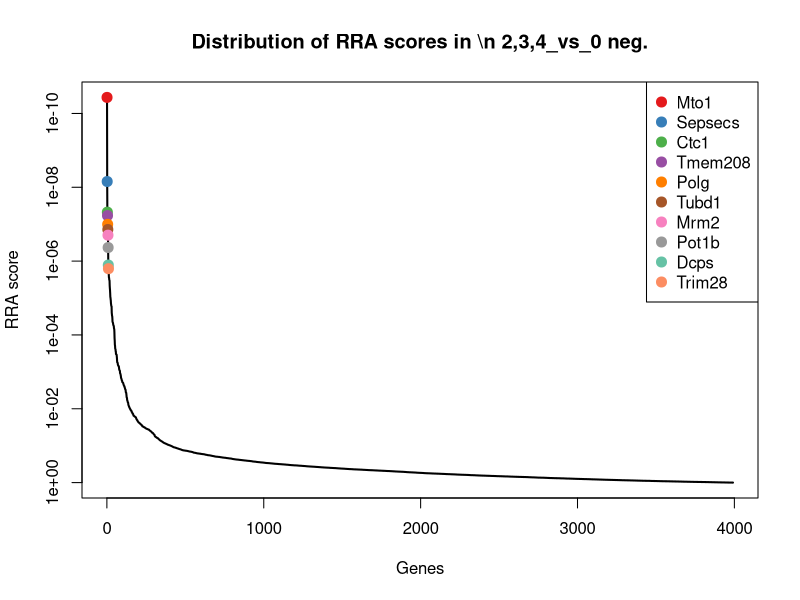
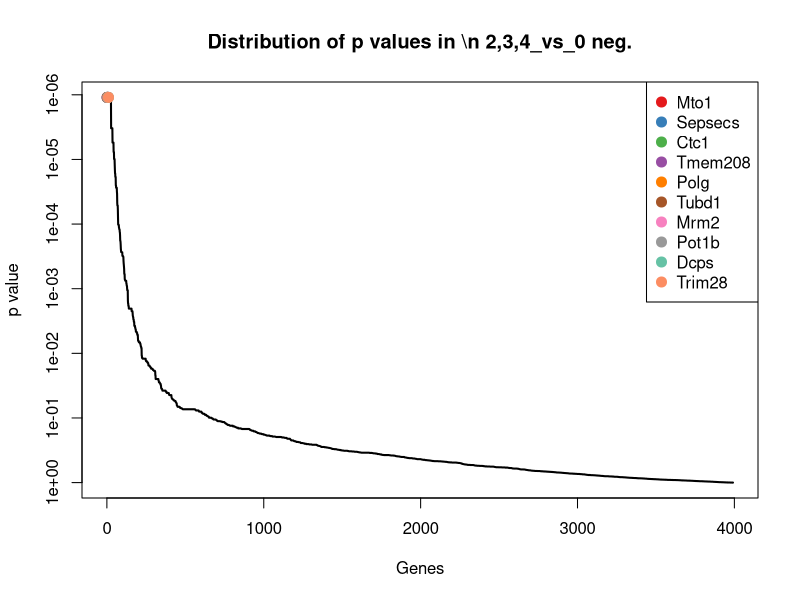
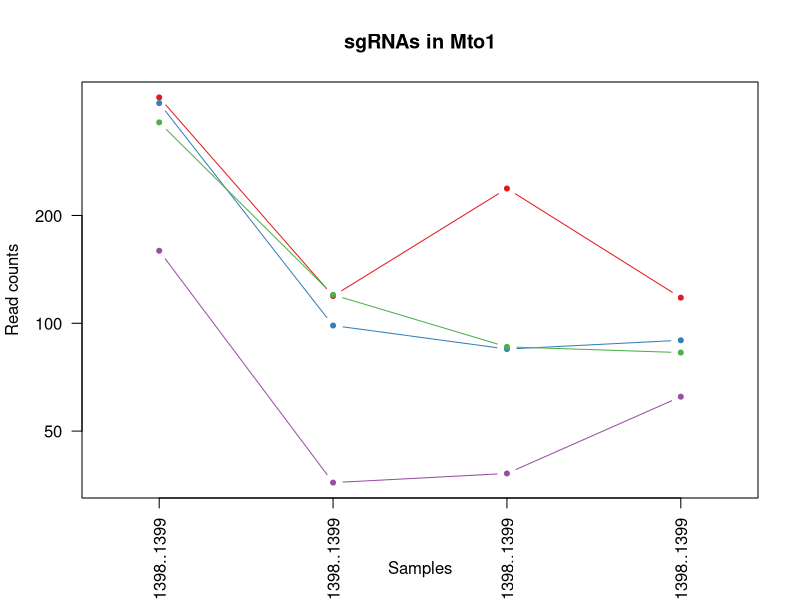
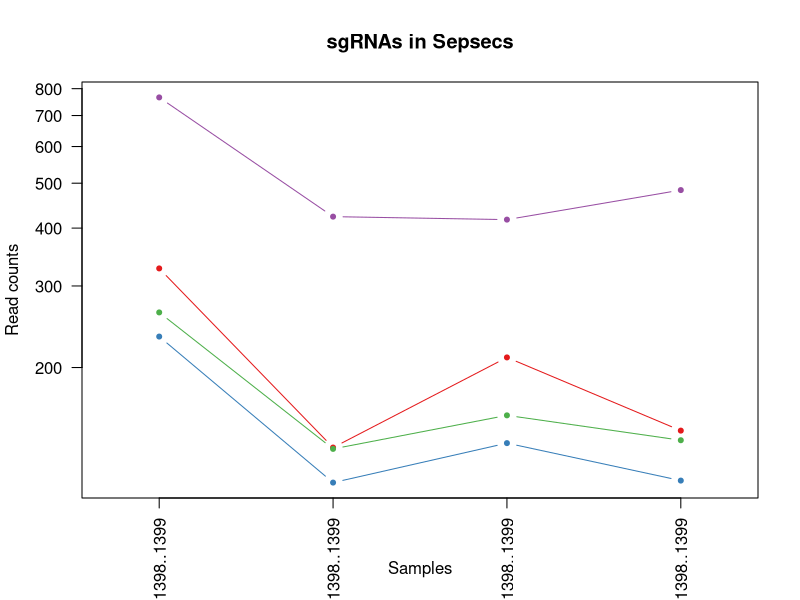
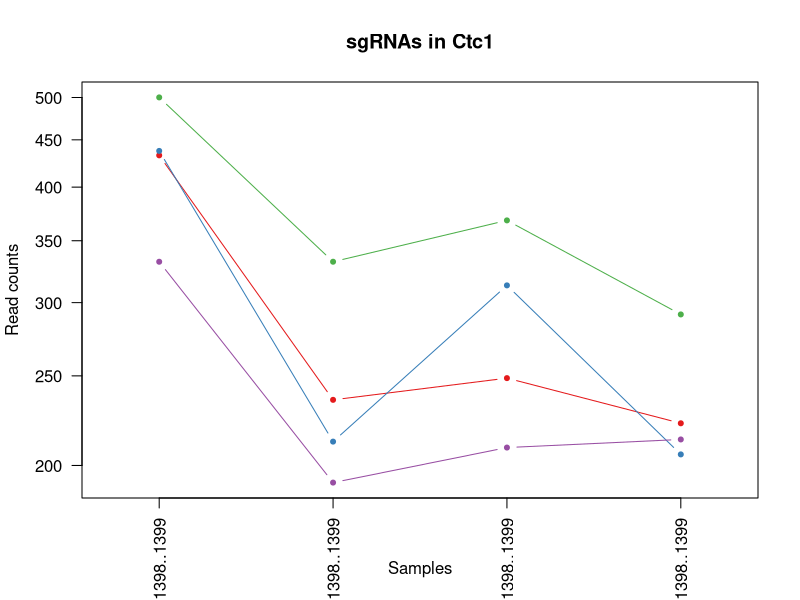
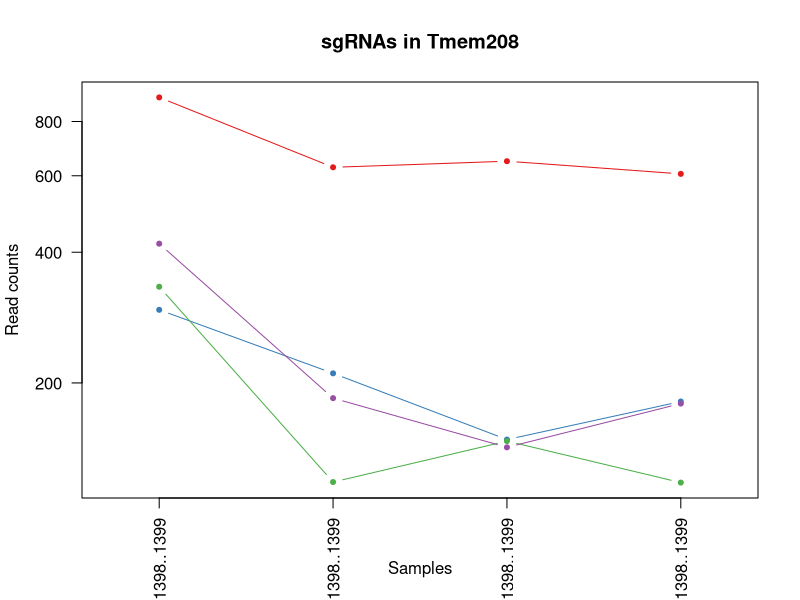
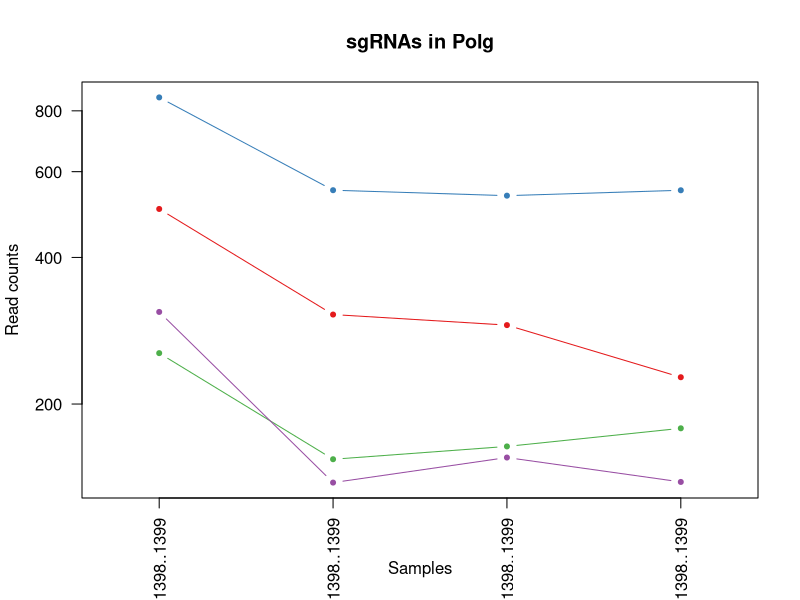
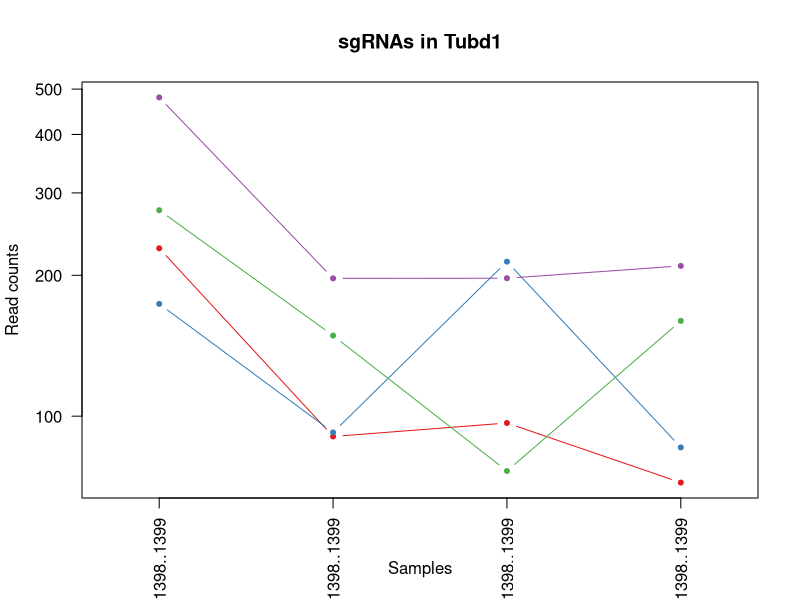

Write R code to recreate these figures, in order. (Note: this script raises an error after producing the figures.)
pdf(file='invitro.poolC_hEGFRv3.CAR_ET.1.10_v_input.pdf',width=4.5,height=4.5);
gstable=read.table('invitro.poolC_hEGFRv3.CAR_ET.1.10_v_input.gene_summary.txt',header=T)
# 
#
# parameters
# Do not modify the variables beginning with "__"

# gstablename='__GENE_SUMMARY_FILE__'
startindex=3
# outputfile='__OUTPUT_FILE__'
targetgenelist=c("Mto1","Sepsecs","Ctc1","Tmem208","Polg","Tubd1","Mrm2","Pot1b","Dcps","Trim28")
# samplelabel=sub('.\\w+.\\w+$','',colnames(gstable)[startindex]);
samplelabel='2,3,4_vs_0 neg.'


# You need to write some codes in front of this code:
# gstable=read.table(gstablename,header=T)
# pdf(file=outputfile,width=6,height=6)


# set up color using RColorBrewer
#library(RColorBrewer)
#colors <- brewer.pal(length(targetgenelist), "Set1")

colors=c( "#E41A1C", "#377EB8", "#4DAF4A", "#984EA3", "#FF7F00",  "#A65628", "#F781BF",
          "#999999", "#66C2A5", "#FC8D62", "#8DA0CB", "#E78AC3", "#A6D854", "#FFD92F", "#E5C494", "#B3B3B3", 
          "#8DD3C7", "#FFFFB3", "#BEBADA", "#FB8072", "#80B1D3", "#FDB462", "#B3DE69", "#FCCDE5",
          "#D9D9D9", "#BC80BD", "#CCEBC5", "#FFED6F")

######
# function definition

plotrankedvalues<-function(val, tglist, ...){
  
  plot(val,log='y',ylim=c(max(val),min(val)),type='l',lwd=2, ...)
  if(length(tglist)>0){
    for(i in 1:length(tglist)){
      targetgene=tglist[i];
      tx=which(names(val)==targetgene);ty=val[targetgene];
      points(tx,ty,col=colors[(i %% length(colors)) ],cex=2,pch=20)
      # text(tx+50,ty,targetgene,col=colors[i])
    }
    legend('topright',tglist,pch=20,pt.cex = 2,cex=1,col=colors)
  }
}



plotrandvalues<-function(val,targetgenelist, ...){
  # choose the one with the best distance distribution
  
  mindiffvalue=0;
  randval=val;
  for(i in 1:20){
    randval0=sample(val)
    vindex=sort(which(names(randval0) %in% targetgenelist))
    if(max(vindex)>0.9*length(val)){
      # print('pass...')
      next;
    }
    mindiffind=min(diff(vindex));
    if (mindiffind > mindiffvalue){
      mindiffvalue=mindiffind;
      randval=randval0;
      # print(paste('Diff: ',mindiffvalue))
    }
  }
  plot(randval,log='y',ylim=c(max(randval),min(randval)),pch=20,col='grey', ...)
  
  if(length(targetgenelist)>0){
    for(i in 1:length(targetgenelist)){
      targetgene=targetgenelist[i];
      tx=which(names(randval)==targetgene);ty=randval[targetgene];
      points(tx,ty,col=colors[(i %% length(colors)) ],cex=2,pch=20)
      text(tx+50,ty,targetgene,col=colors[i])
    }
  }
  
}




# set.seed(1235)



pvec=gstable[,startindex]
names(pvec)=gstable[,'id']
pvec=sort(pvec);

plotrankedvalues(pvec,targetgenelist,xlab='Genes',ylab='RRA score',main=paste('Distribution of RRA scores in \\n',samplelabel))

# plotrandvalues(pvec,targetgenelist,xlab='Genes',ylab='RRA score',main=paste('Distribution of RRA scores in \\n',samplelabel))


pvec=gstable[,startindex+1]
names(pvec)=gstable[,'id']
pvec=sort(pvec);

plotrankedvalues(pvec,targetgenelist,xlab='Genes',ylab='p value',main=paste('Distribution of p values in \\n',samplelabel))

# plotrandvalues(pvec,targetgenelist,xlab='Genes',ylab='p value',main=paste('Distribution of p values in \\n',samplelabel))



# you need to write after this code:
# dev.off()






# parameters
# Do not modify the variables beginning with "__"
targetmat=list(c(426.1814714395743,118.14685428164505,236.824235280007,116.90574589236789),c(410.82358057688697,97.56065997499478,83.72573974545702,88.65352396837898),c(362.83017163098896,119.04190620802115,84.9218217418207,81.83402212465752),c(158.37824952146343,34.907025128667854,37.07854188727382,61.37551659349314))
targetgene="Mto1"
collabel=c("In.vitro.input_Pool.C..17.24._1392..1393..1394..1395..1396..1397..1398..1399","In.vitro_Pool.C..17.24._hEGFRv3.CAR_ET.1.10_rep1_1392..1393..1394..1395..1396..1397..1398..1399","In.vitro_Pool.C..17.24._hEGFRv3.CAR_ET.1.10_rep2_1392..1393..1394..1395..1396..1397..1398..1399","In.vitro_Pool.C..17.24._hEGFRv3.CAR_ET.1.10_rep3_1392..1393..1394..1395..1396..1397..1398..1399")

# set up color using RColorBrewer
#library(RColorBrewer)
#colors <- brewer.pal(length(targetgenelist), "Set1")

colors=c( "#E41A1C", "#377EB8", "#4DAF4A", "#984EA3", "#FF7F00",  "#A65628", "#F781BF",
          "#999999", "#66C2A5", "#FC8D62", "#8DA0CB", "#E78AC3", "#A6D854", "#FFD92F", "#E5C494", "#B3B3B3", 
          "#8DD3C7", "#FFFFB3", "#BEBADA", "#FB8072", "#80B1D3", "#FDB462", "#B3DE69", "#FCCDE5",
          "#D9D9D9", "#BC80BD", "#CCEBC5", "#FFED6F")


## code

targetmatvec=unlist(targetmat)+1
yrange=range(targetmatvec[targetmatvec>0]);
# yrange[1]=1; # set the minimum value to 1
for(i in 1:length(targetmat)){
  vali=targetmat[[i]]+1;
  if(i==1){
    plot(1:length(vali),vali,type='b',las=1,pch=20,main=paste('sgRNAs in',targetgene),ylab='Read counts',xlab='Samples',xlim=c(0.7,length(vali)+0.3),ylim = yrange,col=colors[(i %% length(colors))],xaxt='n',log='y')
    axis(1,at=1:length(vali),labels=(collabel),las=2)
    # lines(0:100,rep(1,101),col='black');
  }else{
    lines(1:length(vali),vali,type='b',pch=20,col=colors[(i %% length(colors))])
  }
}




# parameters
# Do not modify the variables beginning with "__"
targetmat=list(c(326.35518083210644,133.36273703003874,209.31434936364255,145.1579678163568),c(232.28809929814636,111.88149079701236,136.35334758545858,113.00888769595562),c(262.0440128446031,132.46768510366263,156.686741523641,138.33846597263533),c(765.0149385976142,422.46450924951864,416.2365347345578,482.2362018060175))
targetgene="Sepsecs"
collabel=c("In.vitro.input_Pool.C..17.24._1392..1393..1394..1395..1396..1397..1398..1399","In.vitro_Pool.C..17.24._hEGFRv3.CAR_ET.1.10_rep1_1392..1393..1394..1395..1396..1397..1398..1399","In.vitro_Pool.C..17.24._hEGFRv3.CAR_ET.1.10_rep2_1392..1393..1394..1395..1396..1397..1398..1399","In.vitro_Pool.C..17.24._hEGFRv3.CAR_ET.1.10_rep3_1392..1393..1394..1395..1396..1397..1398..1399")

# set up color using RColorBrewer
#library(RColorBrewer)
#colors <- brewer.pal(length(targetgenelist), "Set1")

colors=c( "#E41A1C", "#377EB8", "#4DAF4A", "#984EA3", "#FF7F00",  "#A65628", "#F781BF",
          "#999999", "#66C2A5", "#FC8D62", "#8DA0CB", "#E78AC3", "#A6D854", "#FFD92F", "#E5C494", "#B3B3B3", 
          "#8DD3C7", "#FFFFB3", "#BEBADA", "#FB8072", "#80B1D3", "#FDB462", "#B3DE69", "#FCCDE5",
          "#D9D9D9", "#BC80BD", "#CCEBC5", "#FFED6F")


## code

targetmatvec=unlist(targetmat)+1
yrange=range(targetmatvec[targetmatvec>0]);
# yrange[1]=1; # set the minimum value to 1
for(i in 1:length(targetmat)){
  vali=targetmat[[i]]+1;
  if(i==1){
    plot(1:length(vali),vali,type='b',las=1,pch=20,main=paste('sgRNAs in',targetgene),ylab='Read counts',xlab='Samples',xlim=c(0.7,length(vali)+0.3),ylim = yrange,col=colors[(i %% length(colors))],xaxt='n',log='y')
    axis(1,at=1:length(vali),labels=(collabel),las=2)
    # lines(0:100,rep(1,101),col='black');
  }else{
    lines(1:length(vali),vali,type='b',pch=20,col=colors[(i %% length(colors))])
  }
}




# parameters
# Do not modify the variables beginning with "__"
targetmat=list(c(431.9406805130821,234.5036047105379,247.58897324728005,221.1467026463959),c(436.74002140767186,211.23225462475932,312.1774010509183,204.5850553116438),c(499.13145303733927,331.1692127591566,367.1971728836472,290.3159356327136),c(331.15452172669626,190.64606031810905,208.1182673672789,212.37877170446833))
targetgene="Ctc1"
collabel=c("In.vitro.input_Pool.C..17.24._1392..1393..1394..1395..1396..1397..1398..1399","In.vitro_Pool.C..17.24._hEGFRv3.CAR_ET.1.10_rep1_1392..1393..1394..1395..1396..1397..1398..1399","In.vitro_Pool.C..17.24._hEGFRv3.CAR_ET.1.10_rep2_1392..1393..1394..1395..1396..1397..1398..1399","In.vitro_Pool.C..17.24._hEGFRv3.CAR_ET.1.10_rep3_1392..1393..1394..1395..1396..1397..1398..1399")

# set up color using RColorBrewer
#library(RColorBrewer)
#colors <- brewer.pal(length(targetgenelist), "Set1")

colors=c( "#E41A1C", "#377EB8", "#4DAF4A", "#984EA3", "#FF7F00",  "#A65628", "#F781BF",
          "#999999", "#66C2A5", "#FC8D62", "#8DA0CB", "#E78AC3", "#A6D854", "#FFD92F", "#E5C494", "#B3B3B3", 
          "#8DD3C7", "#FFFFB3", "#BEBADA", "#FB8072", "#80B1D3", "#FDB462", "#B3DE69", "#FCCDE5",
          "#D9D9D9", "#BC80BD", "#CCEBC5", "#FFED6F")


## code

targetmatvec=unlist(targetmat)+1
yrange=range(targetmatvec[targetmatvec>0]);
# yrange[1]=1; # set the minimum value to 1
for(i in 1:length(targetmat)){
  vali=targetmat[[i]]+1;
  if(i==1){
    plot(1:length(vali),vali,type='b',las=1,pch=20,main=paste('sgRNAs in',targetgene),ylab='Read counts',xlab='Samples',xlim=c(0.7,length(vali)+0.3),ylim = yrange,col=colors[(i %% length(colors))],xaxt='n',log='y')
    axis(1,at=1:length(vali),labels=(collabel),las=2)
    # lines(0:100,rep(1,101),col='black');
  }else{
    lines(1:length(vali),vali,type='b',pch=20,col=colors[(i %% length(colors))])
  }
}




# parameters
# Do not modify the variables beginning with "__"
targetmat=list(c(908.0352972563903,626.5363484632692,647.0803600327464,604.9872349930038),c(293.7196627488958,209.44215077200712,147.11808555273163,180.22969158406715),c(332.11438990561425,117.25180235526895,145.92200355636794,116.90574589236789),c(417.54265782931265,183.48564490710027,141.13767557091327,178.28126248586102))
targetgene="Tmem208"
collabel=c("In.vitro.input_Pool.C..17.24._1392..1393..1394..1395..1396..1397..1398..1399","In.vitro_Pool.C..17.24._hEGFRv3.CAR_ET.1.10_rep1_1392..1393..1394..1395..1396..1397..1398..1399","In.vitro_Pool.C..17.24._hEGFRv3.CAR_ET.1.10_rep2_1392..1393..1394..1395..1396..1397..1398..1399","In.vitro_Pool.C..17.24._hEGFRv3.CAR_ET.1.10_rep3_1392..1393..1394..1395..1396..1397..1398..1399")

# set up color using RColorBrewer
#library(RColorBrewer)
#colors <- brewer.pal(length(targetgenelist), "Set1")

colors=c( "#E41A1C", "#377EB8", "#4DAF4A", "#984EA3", "#FF7F00",  "#A65628", "#F781BF",
          "#999999", "#66C2A5", "#FC8D62", "#8DA0CB", "#E78AC3", "#A6D854", "#FFD92F", "#E5C494", "#B3B3B3", 
          "#8DD3C7", "#FFFFB3", "#BEBADA", "#FB8072", "#80B1D3", "#FDB462", "#B3DE69", "#FCCDE5",
          "#D9D9D9", "#BC80BD", "#CCEBC5", "#FFED6F")


## code

targetmatvec=unlist(targetmat)+1
yrange=range(targetmatvec[targetmatvec>0]);
# yrange[1]=1; # set the minimum value to 1
for(i in 1:length(targetmat)){
  vali=targetmat[[i]]+1;
  if(i==1){
    plot(1:length(vali),vali,type='b',las=1,pch=20,main=paste('sgRNAs in',targetgene),ylab='Read counts',xlab='Samples',xlim=c(0.7,length(vali)+0.3),ylim = yrange,col=colors[(i %% length(colors))],xaxt='n',log='y')
    axis(1,at=1:length(vali),labels=(collabel),las=2)
    # lines(0:100,rep(1,101),col='black');
  }else{
    lines(1:length(vali),vali,type='b',pch=20,col=colors[(i %% length(colors))])
  }
}




# parameters
# Do not modify the variables beginning with "__"
targetmat=list(c(502.0110575740932,304.31765496787364,289.45184312000856,226.01777539191124),c(851.4030747002307,548.6668308685486,534.6486523745613,548.482791145026),c(253.4051992343415,153.0538794103129,162.66715150545934,177.30704793675795),c(308.1176854326652,136.94294473554314,154.29457753091364,137.36425142353227))
targetgene="Polg"
collabel=c("In.vitro.input_Pool.C..17.24._1392..1393..1394..1395..1396..1397..1398..1399","In.vitro_Pool.C..17.24._hEGFRv3.CAR_ET.1.10_rep1_1392..1393..1394..1395..1396..1397..1398..1399","In.vitro_Pool.C..17.24._hEGFRv3.CAR_ET.1.10_rep2_1392..1393..1394..1395..1396..1397..1398..1399","In.vitro_Pool.C..17.24._hEGFRv3.CAR_ET.1.10_rep3_1392..1393..1394..1395..1396..1397..1398..1399")

# set up color using RColorBrewer
#library(RColorBrewer)
#colors <- brewer.pal(length(targetgenelist), "Set1")

colors=c( "#E41A1C", "#377EB8", "#4DAF4A", "#984EA3", "#FF7F00",  "#A65628", "#F781BF",
          "#999999", "#66C2A5", "#FC8D62", "#8DA0CB", "#E78AC3", "#A6D854", "#FFD92F", "#E5C494", "#B3B3B3", 
          "#8DD3C7", "#FFFFB3", "#BEBADA", "#FB8072", "#80B1D3", "#FDB462", "#B3DE69", "#FCCDE5",
          "#D9D9D9", "#BC80BD", "#CCEBC5", "#FFED6F")


## code

targetmatvec=unlist(targetmat)+1
yrange=range(targetmatvec[targetmatvec>0]);
# yrange[1]=1; # set the minimum value to 1
for(i in 1:length(targetmat)){
  vali=targetmat[[i]]+1;
  if(i==1){
    plot(1:length(vali),vali,type='b',las=1,pch=20,main=paste('sgRNAs in',targetgene),ylab='Read counts',xlab='Samples',xlim=c(0.7,length(vali)+0.3),ylim = yrange,col=colors[(i %% length(colors))],xaxt='n',log='y')
    axis(1,at=1:length(vali),labels=(collabel),las=2)
    # lines(0:100,rep(1,101),col='black');
  }else{
    lines(1:length(vali),vali,type='b',pch=20,col=colors[(i %% length(colors))])
  }
}




# parameters
# Do not modify the variables beginning with "__"
targetmat=list(c(227.48875840355657,89.50519263760988,95.68655970909374,71.1176620845238),c(172.77627220523283,91.29529649036209,212.90259535273356,84.75666577196672),c(274.5222991705366,147.6835678520563,75.35316577091132,158.7969715037997),c(478.9742212800621,196.01637187636564,196.15744740364215,208.48191350805607))
targetgene="Tubd1"
collabel=c("In.vitro.input_Pool.C..17.24._1392..1393..1394..1395..1396..1397..1398..1399","In.vitro_Pool.C..17.24._hEGFRv3.CAR_ET.1.10_rep1_1392..1393..1394..1395..1396..1397..1398..1399","In.vitro_Pool.C..17.24._hEGFRv3.CAR_ET.1.10_rep2_1392..1393..1394..1395..1396..1397..1398..1399","In.vitro_Pool.C..17.24._hEGFRv3.CAR_ET.1.10_rep3_1392..1393..1394..1395..1396..1397..1398..1399")

# set up color using RColorBrewer
#library(RColorBrewer)
#colors <- brewer.pal(length(targetgenelist), "Set1")

colors=c( "#E41A1C", "#377EB8", "#4DAF4A", "#984EA3", "#FF7F00",  "#A65628", "#F781BF",
          "#999999", "#66C2A5", "#FC8D62", "#8DA0CB", "#E78AC3", "#A6D854", "#FFD92F", "#E5C494", "#B3B3B3", 
          "#8DD3C7", "#FFFFB3", "#BEBADA", "#FB8072", "#80B1D3", "#FDB462", "#B3DE69", "#FCCDE5",
          "#D9D9D9", "#BC80BD", "#CCEBC5", "#FFED6F")


## code

targetmatvec=unlist(targetmat)+1
yrange=range(targetmatvec[targetmatvec>0]);
# yrange[1]=1; # set the minimum value to 1
for(i in 1:length(targetmat)){
  vali=targetmat[[i]]+1;
  if(i==1){
    plot(1:length(vali),vali,type='b',las=1,pch=20,main=paste('sgRNAs in',targetgene),ylab='Read counts',xlab='Samples',xlim=c(0.7,length(vali)+0.3),ylim = yrange,col=colors[(i %% length(colors))],xaxt='n',log='y')
    axis(1,at=1:length(vali),labels=(collabel),las=2)
    # lines(0:100,rep(1,101),col='black');
  }else{
    lines(1:length(vali),vali,type='b',pch=20,col=colors[(i %% length(colors))])
  }
}




# parameters
# Do not modify the variables beginning with "__"
targetmat=list(c(205.41179028844348,154.8439832630651,135.15726558909492,147.10639691456294),c(335.9538626212861,166.4796583059544,185.39270943636913,166.59068789662425),c(761.1754658819424,407.248626501125,374.37366486182924,377.9952450519895),c(539.4459165518936,179.01038527521976,202.13785738546053,166.59068789662425))
targetgene="Mrm2"
collabel=c("In.vitro.input_Pool.C..17.24._1392..1393..1394..1395..1396..1397..1398..1399","In.vitro_Pool.C..17.24._hEGFRv3.CAR_ET.1.10_rep1_1392..1393..1394..1395..1396..1397..1398..1399","In.vitro_Pool.C..17.24._hEGFRv3.CAR_ET.1.10_rep2_1392..1393..1394..1395..1396..1397..1398..1399","In.vitro_Pool.C..17.24._hEGFRv3.CAR_ET.1.10_rep3_1392..1393..1394..1395..1396..1397..1398..1399")

# set up color using RColorBrewer
#library(RColorBrewer)
#colors <- brewer.pal(length(targetgenelist), "Set1")

colors=c( "#E41A1C", "#377EB8", "#4DAF4A", "#984EA3", "#FF7F00",  "#A65628", "#F781BF",
          "#999999", "#66C2A5", "#FC8D62", "#8DA0CB", "#E78AC3", "#A6D854", "#FFD92F", "#E5C494", "#B3B3B3", 
          "#8DD3C7", "#FFFFB3", "#BEBADA", "#FB8072", "#80B1D3", "#FDB462", "#B3DE69", "#FCCDE5",
          "#D9D9D9", "#BC80BD", "#CCEBC5", "#FFED6F")


## code

targetmatvec=unlist(targetmat)+1
yrange=range(targetmatvec[targetmatvec>0]);
# yrange[1]=1; # set the minimum value to 1
for(i in 1:length(targetmat)){
  vali=targetmat[[i]]+1;
  if(i==1){
    plot(1:length(vali),vali,type='b',las=1,pch=20,main=paste('sgRNAs in',targetgene),ylab='Read counts',xlab='Samples',xlim=c(0.7,length(vali)+0.3),ylim = yrange,col=colors[(i %% length(colors))],xaxt='n',log='y')
    axis(1,at=1:length(vali),labels=(collabel),las=2)
    # lines(0:100,rep(1,101),col='black');
  }else{
    lines(1:length(vali),vali,type='b',pch=20,col=colors[(i %% length(colors))])
  }
}




# parameters
# Do not modify the variables beginning with "__"
targetmat=list(c(785.1721703548914,548.6668308685486,541.8251443527433,522.1789983192432),c(404.10450332446123,217.49761810939202,258.3537112145531,193.86869527151006),c(474.1748803854723,189.75100839173297,242.80464526182536,185.1007643295825),c(553.843939235663,681.1345159722113,598.0409981818359,624.4715259750651))
targetgene="Pot1b"
collabel=c("In.vitro.input_Pool.C..17.24._1392..1393..1394..1395..1396..1397..1398..1399","In.vitro_Pool.C..17.24._hEGFRv3.CAR_ET.1.10_rep1_1392..1393..1394..1395..1396..1397..1398..1399","In.vitro_Pool.C..17.24._hEGFRv3.CAR_ET.1.10_rep2_1392..1393..1394..1395..1396..1397..1398..1399","In.vitro_Pool.C..17.24._hEGFRv3.CAR_ET.1.10_rep3_1392..1393..1394..1395..1396..1397..1398..1399")

# set up color using RColorBrewer
#library(RColorBrewer)
#colors <- brewer.pal(length(targetgenelist), "Set1")

colors=c( "#E41A1C", "#377EB8", "#4DAF4A", "#984EA3", "#FF7F00",  "#A65628", "#F781BF",
          "#999999", "#66C2A5", "#FC8D62", "#8DA0CB", "#E78AC3", "#A6D854", "#FFD92F", "#E5C494", "#B3B3B3", 
          "#8DD3C7", "#FFFFB3", "#BEBADA", "#FB8072", "#80B1D3", "#FDB462", "#B3DE69", "#FCCDE5",
          "#D9D9D9", "#BC80BD", "#CCEBC5", "#FFED6F")


## code

targetmatvec=unlist(targetmat)+1
yrange=range(targetmatvec[targetmatvec>0]);
# yrange[1]=1; # set the minimum value to 1
for(i in 1:length(targetmat)){
  vali=targetmat[[i]]+1;
  if(i==1){
    plot(1:length(vali),vali,type='b',las=1,pch=20,main=paste('sgRNAs in',targetgene),ylab='Read counts',xlab='Samples',xlim=c(0.7,length(vali)+0.3),ylim = yrange,col=colors[(i %% length(colors))],xaxt='n',log='y')
    axis(1,at=1:length(vali),labels=(collabel),las=2)
    # lines(0:100,rep(1,101),col='black');
  }else{
    lines(1:length(vali),vali,type='b',pch=20,col=colors[(i %% length(colors))])
  }
}




# parameters
# Do not modify the variables beginning with "__"
targetmat=list(c(137.2611495852683,74.28930988921621,39.47070588000117,84.75666577196672),c(310.0374217905011,176.32522949609148,122.00036362909452,180.22969158406715),c(361.87030345207097,234.5036047105379,229.64774330182496,226.01777539191124),c(202.53218575168958,102.03591960687527,110.0395436654578,66.24658933900847))
targetgene="Dcps"
collabel=c("In.vitro.input_Pool.C..17.24._1392..1393..1394..1395..1396..1397..1398..1399","In.vitro_Pool.C..17.24._hEGFRv3.CAR_ET.1.10_rep1_1392..1393..1394..1395..1396..1397..1398..1399","In.vitro_Pool.C..17.24._hEGFRv3.CAR_ET.1.10_rep2_1392..1393..1394..1395..1396..1397..1398..1399","In.vitro_Pool.C..17.24._hEGFRv3.CAR_ET.1.10_rep3_1392..1393..1394..1395..1396..1397..1398..1399")

# set up color using RColorBrewer
#library(RColorBrewer)
#colors <- brewer.pal(length(targetgenelist), "Set1")

colors=c( "#E41A1C", "#377EB8", "#4DAF4A", "#984EA3", "#FF7F00",  "#A65628", "#F781BF",
          "#999999", "#66C2A5", "#FC8D62", "#8DA0CB", "#E78AC3", "#A6D854", "#FFD92F", "#E5C494", "#B3B3B3", 
          "#8DD3C7", "#FFFFB3", "#BEBADA", "#FB8072", "#80B1D3", "#FDB462", "#B3DE69", "#FCCDE5",
          "#D9D9D9", "#BC80BD", "#CCEBC5", "#FFED6F")


## code

targetmatvec=unlist(targetmat)+1
yrange=range(targetmatvec[targetmatvec>0]);
# yrange[1]=1; # set the minimum value to 1
for(i in 1:length(targetmat)){
  vali=targetmat[[i]]+1;
  if(i==1){
    plot(1:length(vali),vali,type='b',las=1,pch=20,main=paste('sgRNAs in',targetgene),ylab='Read counts',xlab='Samples',xlim=c(0.7,length(vali)+0.3),ylim = yrange,col=colors[(i %% length(colors))],xaxt='n',log='y')
    axis(1,at=1:length(vali),labels=(collabel),las=2)
    # lines(0:100,rep(1,101),col='black');
  }else{
    lines(1:length(vali),vali,type='b',pch=20,col=colors[(i %% length(colors))])
  }
}




# parameters
# Do not modify the variables beginning with "__"
targetmat=list(c(274.5222991705366,148.57861977843243,143.52983956364062,141.26110961994453),c(359.95056709423505,182.59059298072418,110.0395436654578,236.73413543204498),c(490.4926394270776,383.9772764153464,388.7266488181933,342.9235212842791),c(287.0005854964701,171.84996986421098,135.15726558909492,140.28689507084147))
targetgene="Trim28"
collabel=c("In.vitro.input_Pool.C..17.24._1392..1393..1394..1395..1396..1397..1398..1399","In.vitro_Pool.C..17.24._hEGFRv3.CAR_ET.1.10_rep1_1392..1393..1394..1395..1396..1397..1398..1399","In.vitro_Pool.C..17.24._hEGFRv3.CAR_ET.1.10_rep2_1392..1393..1394..1395..1396..1397..1398..1399","In.vitro_Pool.C..17.24._hEGFRv3.CAR_ET.1.10_rep3_1392..1393..1394..1395..1396..1397..1398..1399")

# set up color using RColorBrewer
#library(RColorBrewer)
#colors <- brewer.pal(length(targetgenelist), "Set1")

colors=c( "#E41A1C", "#377EB8", "#4DAF4A", "#984EA3", "#FF7F00",  "#A65628", "#F781BF",
          "#999999", "#66C2A5", "#FC8D62", "#8DA0CB", "#E78AC3", "#A6D854", "#FFD92F", "#E5C494", "#B3B3B3", 
          "#8DD3C7", "#FFFFB3", "#BEBADA", "#FB8072", "#80B1D3", "#FDB462", "#B3DE69", "#FCCDE5",
          "#D9D9D9", "#BC80BD", "#CCEBC5", "#FFED6F")


## code

targetmatvec=unlist(targetmat)+1
yrange=range(targetmatvec[targetmatvec>0]);
# yrange[1]=1; # set the minimum value to 1
for(i in 1:length(targetmat)){
  vali=targetmat[[i]]+1;
  if(i==1){
    plot(1:length(vali),vali,type='b',las=1,pch=20,main=paste('sgRNAs in',targetgene),ylab='Read counts',xlab='Samples',xlim=c(0.7,length(vali)+0.3),ylim = yrange,col=colors[(i %% length(colors))],xaxt='n',log='y')
    axis(1,at=1:length(vali),labels=(collabel),las=2)
    # lines(0:100,rep(1,101),col='black');
  }else{
    lines(1:length(vali),vali,type='b',pch=20,col=colors[(i %% length(colors))])
  }
}



# 
#
# parameters
# Do not modify the variables beginning with "__"

# gstablename='__GENE_SUMMARY_FILE__'
startindex=9
# outputfile='__OUTPUT_FILE__'
targetgenelist=c("Kctd5","Ddx6","Hexim1","F8a","Arid4a","Dip2b","Slc39a5","Ddx6_Gm13410","Pitpnm2","Elf4")
# samplelabel=sub('.\\w+.\\w+$','',colnames(gstable)[startindex]);
samplelabel='2,3,4_vs_0 pos.'


# You need to write some codes in front of this code:
# gstable=read.table(gstablename,header=T)
# pdf(file=outputfile,width=6,height=6)


# set up color using RColorBrewer
#library(RColorBrewer)
#colors <- brewer.pal(length(targetgenelist), "Set1")

colors=c( "#E41A1C", "#377EB8", "#4DAF4A", "#984EA3", "#FF7F00",  "#A65628", "#F781BF",
          "#999999", "#66C2A5", "#FC8D62", "#8DA0CB", "#E78AC3", "#A6D854", "#FFD92F", "#E5C494", "#B3B3B3", 
          "#8DD3C7", "#FFFFB3", "#BEBADA", "#FB8072", "#80B1D3", "#FDB462", "#B3DE69", "#FCCDE5",
          "#D9D9D9", "#BC80BD", "#CCEBC5", "#FFED6F")

######
# function definition

plotrankedvalues<-function(val, tglist, ...){
  
  plot(val,log='y',ylim=c(max(val),min(val)),type='l',lwd=2, ...)
  if(length(tglist)>0){
    for(i in 1:length(tglist)){
      targetgene=tglist[i];
      tx=which(names(val)==targetgene);ty=val[targetgene];
      points(tx,ty,col=colors[(i %% length(colors)) ],cex=2,pch=20)
      # text(tx+50,ty,targetgene,col=colors[i])
    }
    legend('topright',tglist,pch=20,pt.cex = 2,cex=1,col=colors)
  }
}



plotrandvalues<-function(val,targetgenelist, ...){
  # choose the one with the best distance distribution
  
  mindiffvalue=0;
  randval=val;
  for(i in 1:20){
    randval0=sample(val)
    vindex=sort(which(names(randval0) %in% targetgenelist))
    if(max(vindex)>0.9*length(val)){
      # print('pass...')
      next;
    }
    mindiffind=min(diff(vindex));
    if (mindiffind > mindiffvalue){
      mindiffvalue=mindiffind;
      randval=randval0;
      # print(paste('Diff: ',mindiffvalue))
    }
  }
  plot(randval,log='y',ylim=c(max(randval),min(randval)),pch=20,col='grey', ...)
  
  if(length(targetgenelist)>0){
    for(i in 1:length(targetgenelist)){
      targetgene=targetgenelist[i];
      tx=which(names(randval)==targetgene);ty=randval[targetgene];
      points(tx,ty,col=colors[(i %% length(colors)) ],cex=2,pch=20)
      text(tx+50,ty,targetgene,col=colors[i])
    }
  }
  
}




# set.seed(1235)



pvec=gstable[,startindex]
names(pvec)=gstable[,'id']
pvec=sort(pvec);

plotrankedvalues(pvec,targetgenelist,xlab='Genes',ylab='RRA score',main=paste('Distribution of RRA scores in \\n',samplelabel))

# plotrandvalues(pvec,targetgenelist,xlab='Genes',ylab='RRA score',main=paste('Distribution of RRA scores in \\n',samplelabel))


pvec=gstable[,startindex+1]
names(pvec)=gstable[,'id']
pvec=sort(pvec);

plotrankedvalues(pvec,targetgenelist,xlab='Genes',ylab='p value',main=paste('Distribution of p values in \\n',samplelabel))

# plotrandvalues(pvec,targetgenelist,xlab='Genes',ylab='p value',main=paste('Distribution of p values in \\n',samplelabel))



# you need to write after this code:
# dev.off()






# parameters
# Do not modify the variables beginning with "__"
targetmat=list(c(503.9307939319291,778.695175947206,736.7865097600218,720.9187663362686),c(517.3689484367806,733.0475277020249,784.6297896145686,852.4377304651825),c(603.7570845393969,1015.8839364368722,1107.57192863276,924.5296070988094),c(846.6037338056409,1175.2031793318179,1194.885914367308,1280.1179175214284))
targetgene="Kctd5"
collabel=c("In.vitro.input_Pool.C..17.24._1392..1393..1394..1395..1396..1397..1398..1399","In.vitro_Pool.C..17.24._hEGFRv3.CAR_ET.1.10_rep1_1392..1393..1394..1395..1396..1397..1398..1399","In.vitro_Pool.C..17.24._hEGFRv3.CAR_ET.1.10_rep2_1392..1393..1394..1395..1396..1397..1398..1399","In.vitro_Pool.C..17.24._hEGFRv3.CAR_ET.1.10_rep3_1392..1393..1394..1395..1396..1397..1398..1399")

# set up color using RColorBrewer
#library(RColorBrewer)
#colors <- brewer.pal(length(targetgenelist), "Set1")

colors=c( "#E41A1C", "#377EB8", "#4DAF4A", "#984EA3", "#FF7F00",  "#A65628", "#F781BF",
          "#999999", "#66C2A5", "#FC8D62", "#8DA0CB", "#E78AC3", "#A6D854", "#FFD92F", "#E5C494", "#B3B3B3", 
          "#8DD3C7", "#FFFFB3", "#BEBADA", "#FB8072", "#80B1D3", "#FDB462", "#B3DE69", "#FCCDE5",
          "#D9D9D9", "#BC80BD", "#CCEBC5", "#FFED6F")


## code

targetmatvec=unlist(targetmat)+1
yrange=range(targetmatvec[targetmatvec>0]);
# yrange[1]=1; # set the minimum value to 1
for(i in 1:length(targetmat)){
  vali=targetmat[[i]]+1;
  if(i==1){
    plot(1:length(vali),vali,type='b',las=1,pch=20,main=paste('sgRNAs in',targetgene),ylab='Read counts',xlab='Samples',xlim=c(0.7,length(vali)+0.3),ylim = yrange,col=colors[(i %% length(colors))],xaxt='n',log='y')
    axis(1,at=1:length(vali),labels=(collabel),las=2)
    # lines(0:100,rep(1,101),col='black');
  }else{
    lines(1:length(vali),vali,type='b',pch=20,col=colors[(i %% length(colors))])
  }
}




# parameters
# Do not modify the variables beginning with "__"
targetmat=list(c(399.3051624298714,640.8571792852867,615.9822281272909,619.6004532295498),c(568.2419619194325,827.0279799715154,929.3557111745729,726.764053630887),c(213.09073571978715,326.6939531272761,355.2363529200105,257.1926409632093))
targetgene="Ddx6"
collabel=c("In.vitro.input_Pool.C..17.24._1392..1393..1394..1395..1396..1397..1398..1399","In.vitro_Pool.C..17.24._hEGFRv3.CAR_ET.1.10_rep1_1392..1393..1394..1395..1396..1397..1398..1399","In.vitro_Pool.C..17.24._hEGFRv3.CAR_ET.1.10_rep2_1392..1393..1394..1395..1396..1397..1398..1399","In.vitro_Pool.C..17.24._hEGFRv3.CAR_ET.1.10_rep3_1392..1393..1394..1395..1396..1397..1398..1399")

# set up color using RColorBrewer
#library(RColorBrewer)
#colors <- brewer.pal(length(targetgenelist), "Set1")

colors=c( "#E41A1C", "#377EB8", "#4DAF4A", "#984EA3", "#FF7F00",  "#A65628", "#F781BF",
          "#999999", "#66C2A5", "#FC8D62", "#8DA0CB", "#E78AC3", "#A6D854", "#FFD92F", "#E5C494", "#B3B3B3", 
          "#8DD3C7", "#FFFFB3", "#BEBADA", "#FB8072", "#80B1D3", "#FDB462", "#B3DE69", "#FCCDE5",
          "#D9D9D9", "#BC80BD", "#CCEBC5", "#FFED6F")


## code

targetmatvec=unlist(targetmat)+1
yrange=range(targetmatvec[targetmatvec>0]);
# yrange[1]=1; # set the minimum value to 1
for(i in 1:length(targetmat)){
  vali=targetmat[[i]]+1;
  if(i==1){
    plot(1:length(vali),vali,type='b',las=1,pch=20,main=paste('sgRNAs in',targetgene),ylab='Read counts',xlab='Samples',xlim=c(0.7,length(vali)+0.3),ylim = yrange,col=colors[(i %% length(colors))],xaxt='n',log='y')
    axis(1,at=1:length(vali),labels=(collabel),las=2)
    # lines(0:100,rep(1,101),col='black');
  }else{
    lines(1:length(vali),vali,type='b',pch=20,col=colors[(i %% length(colors))])
  }
}




# parameters
# Do not modify the variables beginning with "__"
targetmat=list(c(564.4024892037605,732.1524757756489,583.6880142254718,806.6496466573384),c(397.3854260720355,566.5678693960706,687.7471479091113,427.68018705624587),c(354.1913580207273,391.1376918263552,454.5111586181953,443.2676198418949),c(506.810398468683,617.5858291995082,478.4327985454687,681.9501843721459))
targetgene="Hexim1"
collabel=c("In.vitro.input_Pool.C..17.24._1392..1393..1394..1395..1396..1397..1398..1399","In.vitro_Pool.C..17.24._hEGFRv3.CAR_ET.1.10_rep1_1392..1393..1394..1395..1396..1397..1398..1399","In.vitro_Pool.C..17.24._hEGFRv3.CAR_ET.1.10_rep2_1392..1393..1394..1395..1396..1397..1398..1399","In.vitro_Pool.C..17.24._hEGFRv3.CAR_ET.1.10_rep3_1392..1393..1394..1395..1396..1397..1398..1399")

# set up color using RColorBrewer
#library(RColorBrewer)
#colors <- brewer.pal(length(targetgenelist), "Set1")

colors=c( "#E41A1C", "#377EB8", "#4DAF4A", "#984EA3", "#FF7F00",  "#A65628", "#F781BF",
          "#999999", "#66C2A5", "#FC8D62", "#8DA0CB", "#E78AC3", "#A6D854", "#FFD92F", "#E5C494", "#B3B3B3", 
          "#8DD3C7", "#FFFFB3", "#BEBADA", "#FB8072", "#80B1D3", "#FDB462", "#B3DE69", "#FCCDE5",
          "#D9D9D9", "#BC80BD", "#CCEBC5", "#FFED6F")


## code

targetmatvec=unlist(targetmat)+1
yrange=range(targetmatvec[targetmatvec>0]);
# yrange[1]=1; # set the minimum value to 1
for(i in 1:length(targetmat)){
  vali=targetmat[[i]]+1;
  if(i==1){
    plot(1:length(vali),vali,type='b',las=1,pch=20,main=paste('sgRNAs in',targetgene),ylab='Read counts',xlab='Samples',xlim=c(0.7,length(vali)+0.3),ylim = yrange,col=colors[(i %% length(colors))],xaxt='n',log='y')
    axis(1,at=1:length(vali),labels=(collabel),las=2)
    # lines(0:100,rep(1,101),col='black');
  }else{
    lines(1:length(vali),vali,type='b',pch=20,col=colors[(i %% length(colors))])
  }
}




# parameters
# Do not modify the variables beginning with "__"
targetmat=list(c(235.16770383490024,311.4780703788824,343.2755329563738,371.17574320826805),c(502.0110575740932,603.2649983774907,673.3941639527471,583.5545149127364),c(325.3953126531885,357.12571862406344,448.5307486363769,463.7261253730593),c(185.2545585311663,274.78094139746236,312.1774010509183,246.47628092307562))
targetgene="F8a"
collabel=c("In.vitro.input_Pool.C..17.24._1392..1393..1394..1395..1396..1397..1398..1399","In.vitro_Pool.C..17.24._hEGFRv3.CAR_ET.1.10_rep1_1392..1393..1394..1395..1396..1397..1398..1399","In.vitro_Pool.C..17.24._hEGFRv3.CAR_ET.1.10_rep2_1392..1393..1394..1395..1396..1397..1398..1399","In.vitro_Pool.C..17.24._hEGFRv3.CAR_ET.1.10_rep3_1392..1393..1394..1395..1396..1397..1398..1399")

# set up color using RColorBrewer
#library(RColorBrewer)
#colors <- brewer.pal(length(targetgenelist), "Set1")

colors=c( "#E41A1C", "#377EB8", "#4DAF4A", "#984EA3", "#FF7F00",  "#A65628", "#F781BF",
          "#999999", "#66C2A5", "#FC8D62", "#8DA0CB", "#E78AC3", "#A6D854", "#FFD92F", "#E5C494", "#B3B3B3", 
          "#8DD3C7", "#FFFFB3", "#BEBADA", "#FB8072", "#80B1D3", "#FDB462", "#B3DE69", "#FCCDE5",
          "#D9D9D9", "#BC80BD", "#CCEBC5", "#FFED6F")


## code

targetmatvec=unlist(targetmat)+1
yrange=range(targetmatvec[targetmatvec>0]);
# yrange[1]=1; # set the minimum value to 1
for(i in 1:length(targetmat)){
  vali=targetmat[[i]]+1;
  if(i==1){
    plot(1:length(vali),vali,type='b',las=1,pch=20,main=paste('sgRNAs in',targetgene),ylab='Read counts',xlab='Samples',xlim=c(0.7,length(vali)+0.3),ylim = yrange,col=colors[(i %% length(colors))],xaxt='n',log='y')
    axis(1,at=1:length(vali),labels=(collabel),las=2)
    # lines(0:100,rep(1,101),col='black');
  }else{
    lines(1:length(vali),vali,type='b',pch=20,col=colors[(i %% length(colors))])
  }
}




# parameters
# Do not modify the variables beginning with "__"
targetmat=list(c(393.54595335636367,512.8647538135046,517.9035044254699,544.5859329486137),c(337.873598979122,466.3220536419475,369.58933687637455,574.7865839708088),c(358.03083073639914,436.78534007153627,418.6286987272851,319.54237210580555),c(413.7031851136408,516.4449615190091,571.727194261835,551.4054347923352))
targetgene="Arid4a"
collabel=c("In.vitro.input_Pool.C..17.24._1392..1393..1394..1395..1396..1397..1398..1399","In.vitro_Pool.C..17.24._hEGFRv3.CAR_ET.1.10_rep1_1392..1393..1394..1395..1396..1397..1398..1399","In.vitro_Pool.C..17.24._hEGFRv3.CAR_ET.1.10_rep2_1392..1393..1394..1395..1396..1397..1398..1399","In.vitro_Pool.C..17.24._hEGFRv3.CAR_ET.1.10_rep3_1392..1393..1394..1395..1396..1397..1398..1399")

# set up color using RColorBrewer
#library(RColorBrewer)
#colors <- brewer.pal(length(targetgenelist), "Set1")

colors=c( "#E41A1C", "#377EB8", "#4DAF4A", "#984EA3", "#FF7F00",  "#A65628", "#F781BF",
          "#999999", "#66C2A5", "#FC8D62", "#8DA0CB", "#E78AC3", "#A6D854", "#FFD92F", "#E5C494", "#B3B3B3", 
          "#8DD3C7", "#FFFFB3", "#BEBADA", "#FB8072", "#80B1D3", "#FDB462", "#B3DE69", "#FCCDE5",
          "#D9D9D9", "#BC80BD", "#CCEBC5", "#FFED6F")


## code

targetmatvec=unlist(targetmat)+1
yrange=range(targetmatvec[targetmatvec>0]);
# yrange[1]=1; # set the minimum value to 1
for(i in 1:length(targetmat)){
  vali=targetmat[[i]]+1;
  if(i==1){
    plot(1:length(vali),vali,type='b',las=1,pch=20,main=paste('sgRNAs in',targetgene),ylab='Read counts',xlab='Samples',xlim=c(0.7,length(vali)+0.3),ylim = yrange,col=colors[(i %% length(colors))],xaxt='n',log='y')
    axis(1,at=1:length(vali),labels=(collabel),las=2)
    # lines(0:100,rep(1,101),col='black');
  }else{
    lines(1:length(vali),vali,type='b',pch=20,col=colors[(i %% length(colors))])
  }
}




# parameters
# Do not modify the variables beginning with "__"
targetmat=list(c(412.7433169347229,598.7897387456102,486.8053725200144,525.1016419665524),c(342.67293987371175,434.10018429240796,528.6682423927429,371.17574320826805),c(322.5157081164346,362.49603018232006,392.3148948072843,402.35060877956613),c(383.9472715671841,473.4824690529563,588.4723422109265,403.3248233286692))
targetgene="Dip2b"
collabel=c("In.vitro.input_Pool.C..17.24._1392..1393..1394..1395..1396..1397..1398..1399","In.vitro_Pool.C..17.24._hEGFRv3.CAR_ET.1.10_rep1_1392..1393..1394..1395..1396..1397..1398..1399","In.vitro_Pool.C..17.24._hEGFRv3.CAR_ET.1.10_rep2_1392..1393..1394..1395..1396..1397..1398..1399","In.vitro_Pool.C..17.24._hEGFRv3.CAR_ET.1.10_rep3_1392..1393..1394..1395..1396..1397..1398..1399")

# set up color using RColorBrewer
#library(RColorBrewer)
#colors <- brewer.pal(length(targetgenelist), "Set1")

colors=c( "#E41A1C", "#377EB8", "#4DAF4A", "#984EA3", "#FF7F00",  "#A65628", "#F781BF",
          "#999999", "#66C2A5", "#FC8D62", "#8DA0CB", "#E78AC3", "#A6D854", "#FFD92F", "#E5C494", "#B3B3B3", 
          "#8DD3C7", "#FFFFB3", "#BEBADA", "#FB8072", "#80B1D3", "#FDB462", "#B3DE69", "#FCCDE5",
          "#D9D9D9", "#BC80BD", "#CCEBC5", "#FFED6F")


## code

targetmatvec=unlist(targetmat)+1
yrange=range(targetmatvec[targetmatvec>0]);
# yrange[1]=1; # set the minimum value to 1
for(i in 1:length(targetmat)){
  vali=targetmat[[i]]+1;
  if(i==1){
    plot(1:length(vali),vali,type='b',las=1,pch=20,main=paste('sgRNAs in',targetgene),ylab='Read counts',xlab='Samples',xlim=c(0.7,length(vali)+0.3),ylim = yrange,col=colors[(i %% length(colors))],xaxt='n',log='y')
    axis(1,at=1:length(vali),labels=(collabel),las=2)
    # lines(0:100,rep(1,101),col='black');
  }else{
    lines(1:length(vali),vali,type='b',pch=20,col=colors[(i %% length(colors))])
  }
}




# parameters
# Do not modify the variables beginning with "__"
targetmat=list(c(371.4689852412506,569.2530251751989,539.4329803600159,493.9267763952543),c(371.4689852412506,413.5139899857577,537.0408163672886,551.4054347923352),c(333.0742580845322,293.5770318513604,399.4913867854664,341.94930673517604),c(366.6696443466608,361.60097825594397,361.2167629018289,349.7430231280006))
targetgene="Slc39a5"
collabel=c("In.vitro.input_Pool.C..17.24._1392..1393..1394..1395..1396..1397..1398..1399","In.vitro_Pool.C..17.24._hEGFRv3.CAR_ET.1.10_rep1_1392..1393..1394..1395..1396..1397..1398..1399","In.vitro_Pool.C..17.24._hEGFRv3.CAR_ET.1.10_rep2_1392..1393..1394..1395..1396..1397..1398..1399","In.vitro_Pool.C..17.24._hEGFRv3.CAR_ET.1.10_rep3_1392..1393..1394..1395..1396..1397..1398..1399")

# set up color using RColorBrewer
#library(RColorBrewer)
#colors <- brewer.pal(length(targetgenelist), "Set1")

colors=c( "#E41A1C", "#377EB8", "#4DAF4A", "#984EA3", "#FF7F00",  "#A65628", "#F781BF",
          "#999999", "#66C2A5", "#FC8D62", "#8DA0CB", "#E78AC3", "#A6D854", "#FFD92F", "#E5C494", "#B3B3B3", 
          "#8DD3C7", "#FFFFB3", "#BEBADA", "#FB8072", "#80B1D3", "#FDB462", "#B3DE69", "#FCCDE5",
          "#D9D9D9", "#BC80BD", "#CCEBC5", "#FFED6F")


## code

targetmatvec=unlist(targetmat)+1
yrange=range(targetmatvec[targetmatvec>0]);
# yrange[1]=1; # set the minimum value to 1
for(i in 1:length(targetmat)){
  vali=targetmat[[i]]+1;
  if(i==1){
    plot(1:length(vali),vali,type='b',las=1,pch=20,main=paste('sgRNAs in',targetgene),ylab='Read counts',xlab='Samples',xlim=c(0.7,length(vali)+0.3),ylim = yrange,col=colors[(i %% length(colors))],xaxt='n',log='y')
    axis(1,at=1:length(vali),labels=(collabel),las=2)
    # lines(0:100,rep(1,101),col='black');
  }else{
    lines(1:length(vali),vali,type='b',pch=20,col=colors[(i %% length(colors))])
  }
}




# parameters
# Do not modify the variables beginning with "__"
targetmat=list(c(649.830757127459,978.2917555290761,948.4930231163917,1032.6674220492496))
targetgene="Ddx6_Gm13410"
collabel=c("In.vitro.input_Pool.C..17.24._1392..1393..1394..1395..1396..1397..1398..1399","In.vitro_Pool.C..17.24._hEGFRv3.CAR_ET.1.10_rep1_1392..1393..1394..1395..1396..1397..1398..1399","In.vitro_Pool.C..17.24._hEGFRv3.CAR_ET.1.10_rep2_1392..1393..1394..1395..1396..1397..1398..1399","In.vitro_Pool.C..17.24._hEGFRv3.CAR_ET.1.10_rep3_1392..1393..1394..1395..1396..1397..1398..1399")

# set up color using RColorBrewer
#library(RColorBrewer)
#colors <- brewer.pal(length(targetgenelist), "Set1")

colors=c( "#E41A1C", "#377EB8", "#4DAF4A", "#984EA3", "#FF7F00",  "#A65628", "#F781BF",
          "#999999", "#66C2A5", "#FC8D62", "#8DA0CB", "#E78AC3", "#A6D854", "#FFD92F", "#E5C494", "#B3B3B3", 
          "#8DD3C7", "#FFFFB3", "#BEBADA", "#FB8072", "#80B1D3", "#FDB462", "#B3DE69", "#FCCDE5",
          "#D9D9D9", "#BC80BD", "#CCEBC5", "#FFED6F")


## code

targetmatvec=unlist(targetmat)+1
yrange=range(targetmatvec[targetmatvec>0]);
# yrange[1]=1; # set the minimum value to 1
for(i in 1:length(targetmat)){
  vali=targetmat[[i]]+1;
  if(i==1){
    plot(1:length(vali),vali,type='b',las=1,pch=20,main=paste('sgRNAs in',targetgene),ylab='Read counts',xlab='Samples',xlim=c(0.7,length(vali)+0.3),ylim = yrange,col=colors[(i %% length(colors))],xaxt='n',log='y')
    axis(1,at=1:length(vali),labels=(collabel),las=2)
    # lines(0:100,rep(1,101),col='black');
  }else{
    lines(1:length(vali),vali,type='b',pch=20,col=colors[(i %% length(colors))])
  }
}




# parameters
# Do not modify the variables beginning with "__"
targetmat=list(c(2963.113068319743,2967.992187863144,3256.931276098278,3234.392303022178),c(423.30186690282045,528.0806365618984,534.6486523745613,538.7406456539953),c(601.837348181561,577.3084925125838,638.7077860582007,650.7753188008479),c(541.3656529097295,705.3009179843659,522.6878324109246,673.1822534302185))
targetgene="Pitpnm2"
collabel=c("In.vitro.input_Pool.C..17.24._1392..1393..1394..1395..1396..1397..1398..1399","In.vitro_Pool.C..17.24._hEGFRv3.CAR_ET.1.10_rep1_1392..1393..1394..1395..1396..1397..1398..1399","In.vitro_Pool.C..17.24._hEGFRv3.CAR_ET.1.10_rep2_1392..1393..1394..1395..1396..1397..1398..1399","In.vitro_Pool.C..17.24._hEGFRv3.CAR_ET.1.10_rep3_1392..1393..1394..1395..1396..1397..1398..1399")

# set up color using RColorBrewer
#library(RColorBrewer)
#colors <- brewer.pal(length(targetgenelist), "Set1")

colors=c( "#E41A1C", "#377EB8", "#4DAF4A", "#984EA3", "#FF7F00",  "#A65628", "#F781BF",
          "#999999", "#66C2A5", "#FC8D62", "#8DA0CB", "#E78AC3", "#A6D854", "#FFD92F", "#E5C494", "#B3B3B3", 
          "#8DD3C7", "#FFFFB3", "#BEBADA", "#FB8072", "#80B1D3", "#FDB462", "#B3DE69", "#FCCDE5",
          "#D9D9D9", "#BC80BD", "#CCEBC5", "#FFED6F")


## code

targetmatvec=unlist(targetmat)+1
yrange=range(targetmatvec[targetmatvec>0]);
# yrange[1]=1; # set the minimum value to 1
for(i in 1:length(targetmat)){
  vali=targetmat[[i]]+1;
  if(i==1){
    plot(1:length(vali),vali,type='b',las=1,pch=20,main=paste('sgRNAs in',targetgene),ylab='Read counts',xlab='Samples',xlim=c(0.7,length(vali)+0.3),ylim = yrange,col=colors[(i %% length(colors))],xaxt='n',log='y')
    axis(1,at=1:length(vali),labels=(collabel),las=2)
    # lines(0:100,rep(1,101),col='black');
  }else{
    lines(1:length(vali),vali,type='b',pch=20,col=colors[(i %% length(colors))])
  }
}




# parameters
# Do not modify the variables beginning with "__"
targetmat=list(c(714.1419251149624,870.8855243639442,846.8260534254796,1027.7963493037344),c(407.94397604013307,597.894686819234,642.2960320472918,604.0130204439007),c(443.4590986600976,547.7717789421725,531.0604063854703,561.1475802833659),c(349.3920171261375,398.298107237364,325.3343030109187,392.60846328853546))
targetgene="Elf4"
collabel=c("In.vitro.input_Pool.C..17.24._1392..1393..1394..1395..1396..1397..1398..1399","In.vitro_Pool.C..17.24._hEGFRv3.CAR_ET.1.10_rep1_1392..1393..1394..1395..1396..1397..1398..1399","In.vitro_Pool.C..17.24._hEGFRv3.CAR_ET.1.10_rep2_1392..1393..1394..1395..1396..1397..1398..1399","In.vitro_Pool.C..17.24._hEGFRv3.CAR_ET.1.10_rep3_1392..1393..1394..1395..1396..1397..1398..1399")

# set up color using RColorBrewer
#library(RColorBrewer)
#colors <- brewer.pal(length(targetgenelist), "Set1")

colors=c( "#E41A1C", "#377EB8", "#4DAF4A", "#984EA3", "#FF7F00",  "#A65628", "#F781BF",
          "#999999", "#66C2A5", "#FC8D62", "#8DA0CB", "#E78AC3", "#A6D854", "#FFD92F", "#E5C494", "#B3B3B3", 
          "#8DD3C7", "#FFFFB3", "#BEBADA", "#FB8072", "#80B1D3", "#FDB462", "#B3DE69", "#FCCDE5",
          "#D9D9D9", "#BC80BD", "#CCEBC5", "#FFED6F")


## code

targetmatvec=unlist(targetmat)+1
yrange=range(targetmatvec[targetmatvec>0]);
# yrange[1]=1; # set the minimum value to 1
for(i in 1:length(targetmat)){
  vali=targetmat[[i]]+1;
  if(i==1){
    plot(1:length(vali),vali,type='b',las=1,pch=20,main=paste('sgRNAs in',targetgene),ylab='Read counts',xlab='Samples',xlim=c(0.7,length(vali)+0.3),ylim = yrange,col=colors[(i %% length(colors))],xaxt='n',log='y')
    axis(1,at=1:length(vali),labels=(collabel),las=2)
    # lines(0:100,rep(1,101),col='black');
  }else{
    lines(1:length(vali),vali,type='b',pch=20,col=colors[(i %% length(colors))])
  }
}



dev.off()
Sweave("invitro.poolC_hEGFRv3.CAR_ET.1.10_v_input_summary.Rnw");
library(tools);

texi2dvi("invitro.poolC_hEGFRv3.CAR_ET.1.10_v_input_summary.tex",pdf=TRUE);
